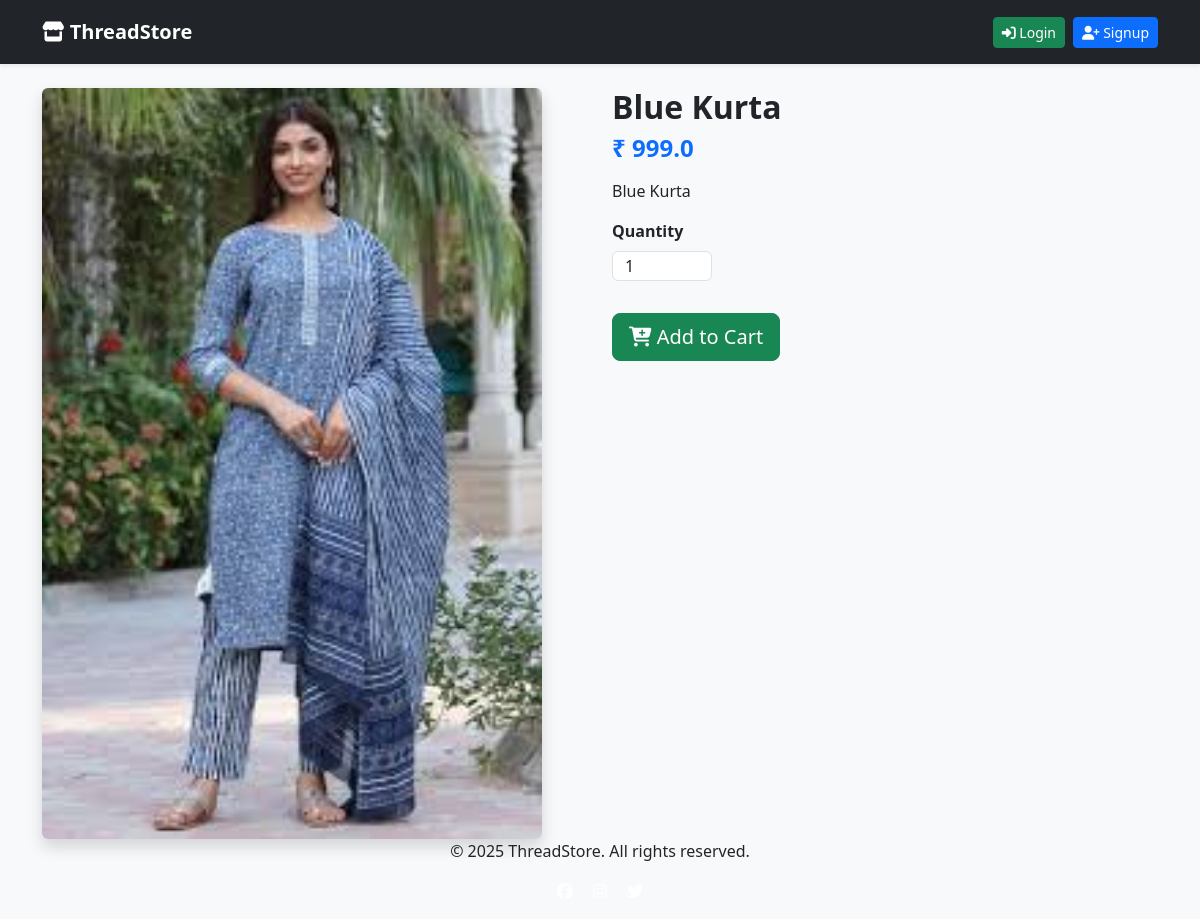
Screenshot of /product/2/ with the database file from the repository.
### store/models.py (models this page shows, shortened)
class Product(models.Model):
    category = models.ForeignKey(Category, on_delete=models.CASCADE)
    title = models.CharField(max_length=200)
    description = models.TextField()
    price = models.FloatField()
    image = models.ImageField(upload_to='products/')
    stock = models.IntegerField(default=10)

### store/views.py (the view)
# urls.py: path('product/<int:pk>/', views.product_detail, name="product_detail"),
def product_detail(request, pk):
    product = Product.objects.get(pk=pk)
    return render(request, "store/product_detail.html", {"product": product})

### templates/store/product_detail.html (shortened to what this page needs)
{% extends "store/base.html" %}
{% block content %}
<div class="row">
  <div class="col-md-6">
    <img src="{{ product.image.url }}" width="500" height="300" class="img-fluid rounded shadow" >
  </div>
  <div class="col-md-6">
    <h2 class="fw-bold">{{ product.title }}</h2>
    <h4 class="text-primary fw-bold">₹ {{ product.price }}</h4>
    <p class="mt-3">{{ product.description }}</p>
    <form action="/add-to-cart/{{ product.id }}/" method="POST">
      <div class="mb-3">
        <label class="form-label fw-bold">Quantity</label>
        <input type="number" name="quantity" class="form-control" value="1" min="1" max="{{ product.stock }}" style="width: 100px; height: 30px;">
      </div>
      <button class="btn btn-success btn-lg mt-3">
        <i class="fa-solid fa-cart-plus"></i> Add to Cart
      </button>
    </form>
  </div>
</div>
{% endblock %}

### templates/store/base.html (style rules this page uses)
body { background: #f8f9fa; }

### rows the page displays
Product: image (picture), title "Blue Kurta", price "999.0", description "Blue Kurta"
